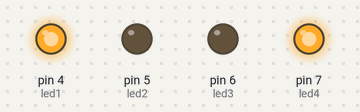
Simulated run of this sketch. Board: Arduino Uno, built with avr-gcc and run on an emulated ATmega328P. Shown: output pins drawn as LEDs (lit = HIGH).

Above: at 0.5 s.
At 4.5 s:
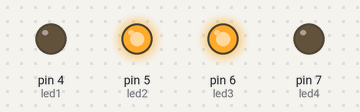
Timing chart, 0 to 6.9 s (numbered marks = the images above):
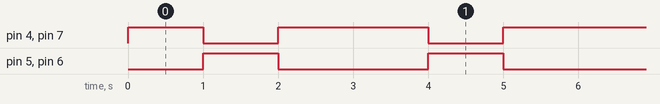

Measured:
- by itself, pin 4 (led1), pin 7 (led4): repeats every 3.0 s: LOW 1.0 s, HIGH 2.0 s
- by itself, pin 5 (led2), pin 6 (led3): alternates HIGH for 1.0 s and LOW for 2.0 s

The sketch:

_BLINK3.ino
```cpp
const int led1 =  4;
const int led2 =  5;
const int led3 =  6;
const int led4 =  7;

void setup()
{
  pinMode(led1, OUTPUT);
  pinMode(led2, OUTPUT);
  pinMode(led3, OUTPUT);
  pinMode(led4, OUTPUT);
}

void loop()
{

  digitalWrite(led1, HIGH);
  digitalWrite(led2, LOW);
  digitalWrite(led3, LOW);
  digitalWrite(led4, HIGH); delay(1000);

  digitalWrite(led1, LOW);
  digitalWrite(led2, HIGH);
  digitalWrite(led3, HIGH);
  digitalWrite(led4, LOW); delay(1000);

  digitalWrite(led1, HIGH);
  digitalWrite(led2, LOW);
  digitalWrite(led3, LOW);
  digitalWrite(led4, HIGH);delay(1000);
}
```
